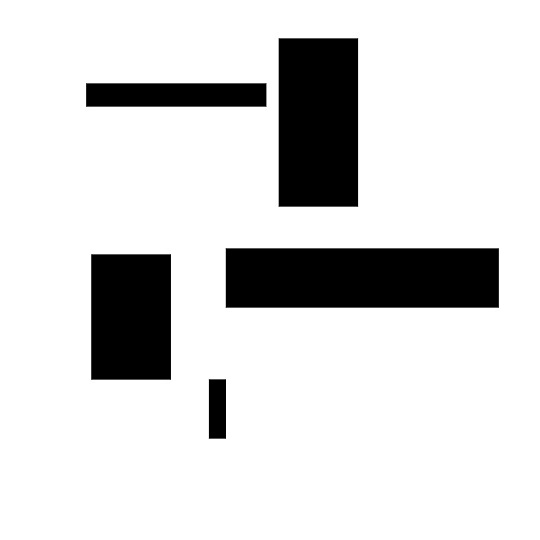
#> input picture New Attempt/Rectangles.jpg, 540 x 540 px
$ python CannyEdgeDetector.py.py
#> lines starting #> are read from the running program, lines starting #| are printed output that depends on the picture; after the words box and inside, x2 and y2 are one past the last pixel; in counts of white or black regions, pixels touching at a corner belong together
import cv2 as cv
import numpy as np
import math


Gaussian_kernal1 = np.array([[0.093124, 0.0118914, 0.093124],
                             [0.118914, 0.151845, 0.118914],
                             [0.093124, 0.118914, 0.093124]])


Gaussian_kernal2 = np.array([[0.102059, 0.115349, 0.102059],
                             [0.115349, 0.130371, 0.115349],
                             [0.102059, 0.115349, 0.102059]])

Gaussian_kernal3 = np.array([[0.012841, 0.026743, 0.03415, 0.026743, 0.012841],
                             [0.026743, 0.055697, 0.071122, 0.055697, 0.026743],
                             [0.03415, 0.071122, 0.090818, 0.071122, 0.03415],
                             [0.026743, 0.055697, 0.071122, 0.055697, 0.026743],
                             [0.012841, 0.026743, 0.03415, 0.026743, 0.012841]])

Sobel_kernelX = np.array([[1, 0, -1],
                          [2, 0, -2],
                          [1, 0, -1]])

Sobel_kernelY = np.array([[1, 2, 1],
                          [0, 0, 0],
                          [-1, -2, -1]])


Sobel_kernelX2 = np.array([[-1, -2, 0, 2, 1],
                           [-4, -10, 0, 10, 4],
                           [-7, -17, 0, 17, 7],
                           [-4, -10, 0, 10, 4],
                           [-1, -2, 0, -2, 1]])

Sobel_kernelY2 = np.array([[1, 4, 7, 4, 1],
                           [2, 10, 17, 10, 2],
                           [0, 0, 0, 0, 0],
                           [-2, -10, -17, -10, -2],
                           [-1, -4, -7, -4, -1]])


def GaussianBlur(ImageName, kernel_size, Gaussian_kernal):
    # Conversion of Image into a matrix
#> called with ImageName = 'Rectangles.jpg', kernel_size = (3, 3), Gaussian_kernal = array of shape (3, 3)
    image = cv.imread(ImageName)
#> image is the input picture: shape (540, 540, 3); min 0, max 255, mean 215.9
    image = cv.cvtColor(image, cv.COLOR_BGR2GRAY)  # Open Image Grayscale Mode
#> image: shape (540, 540)

    ImageMatrix = []  # Initialise a list to keep the Image in matrix form
    for r in range(0, image.shape[0]):
        row = []
        for c in range(0, image.shape[1]):
            row.append(image.item(r, c))
        ImageMatrix.append(row)
#> after the loop, ImageMatrix = 540 items
    # We have image in the form of matrix at this point.
    ImageMatrix = np.array(ImageMatrix)
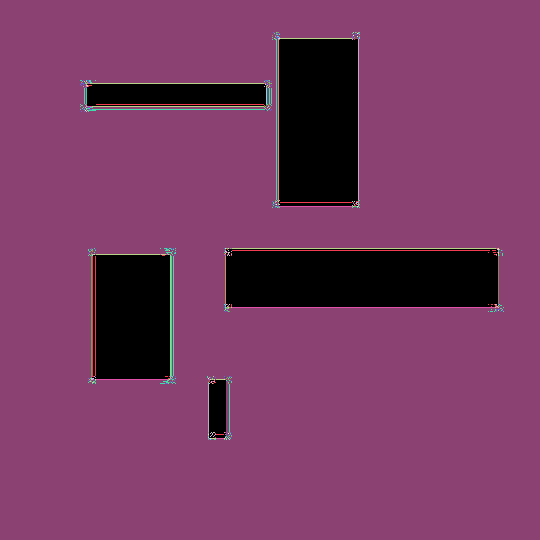
#> ImageMatrix: shape (540, 540) int64; 99 distinct labels, from 0 to 255; one colour per label, 0 black

    width = len(ImageMatrix[0])  # Width of the Image Matrix
#> width = 540
    height = len(ImageMatrix)  # Height of the Image Matrix
#> height = 540

    # Condition to check the squared kernel
    if kernel_size[0] == kernel_size[1] and kernel_size[0] > 2:
        # Pad the image to avoid any loss of information after convolution
        ImageMatrix = np.pad(ImageMatrix, kernel_size[0]-2, mode='constant')
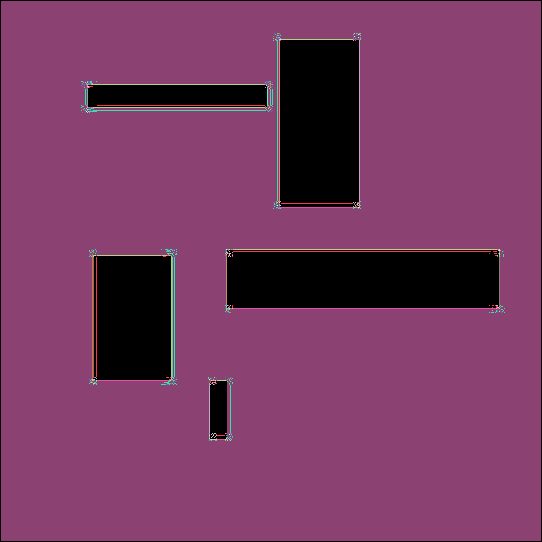
#> ImageMatrix: shape (542, 542) int64; 99 distinct labels, from 0 to 255; one colour per label, 0 black
    else:
        pass

    Main_Matrix = []
    for i in range(0, height-kernel_size[1]+1):
        for j in range(0, width-kernel_size[0]+1):
            Main_Matrix.append([
                [ImageMatrix[col][row]
                 for row in range(j, j + kernel_size[0])]
                for col in range(i, i + kernel_size[1])
            ])
#> after the loop, Main_Matrix = 289444 items

    Main_Matrix = np.array(Main_Matrix)

    Transformed_Matrix = []
    Main_Matrix = np.array(Main_Matrix)
    for Submatrix in Main_Matrix:
        Transformed_Matrix.append(
            np.sum(np.multiply(Submatrix, Gaussian_kernal)))
#> this loop made 289444 passes
#> Submatrix on passes 1 to 3: [[0, 0, 0], [0, 255, 255], [0, 255, 255]], [[0, 0, 0], [255, 255, 255], [255, 255, 255]], [[0, 0, 0], [255, 255, 255], [255, 255, 255]]
#> after the loop, Transformed_Matrix = 289444 items
    reshape_val = int(math.sqrt(Main_Matrix.shape[0]))
#> reshape_val = 538
    Transformed_Matrix = np.array(
        Transformed_Matrix).reshape(reshape_val, reshape_val)

    # Convert the Tranformed Matrix into an image and save it with a proper name.
    Name, Extension = ImageName.split('.')
    OutputImageName = str(Name+"_GaussianBlurred."+Extension)
    cv.imwrite(OutputImageName, Transformed_Matrix)
    return OutputImageName


def Gradient(image, kernel):
    image = cv.imread(image)

    image = cv.cvtColor(image, cv.COLOR_BGR2GRAY)

    image_row, image_col = image.shape
    kernel_row, kernel_col = kernel.shape

    output = np.zeros(image.shape)

    pad_height = int((kernel_row - 1) / 2)
    pad_width = int((kernel_col - 1) / 2)

    padded_image = np.zeros(
        (image_row + (2 * pad_height), image_col + (2 * pad_width)))

    padded_image[pad_height:padded_image.shape[0] - pad_height,
                 pad_width:padded_image.shape[1] - pad_width] = image

    for row in range(image_row):
        for col in range(image_col):
            output[row, col] = np.sum(
                kernel * padded_image[row:row + kernel_row, col:col + kernel_col])

    return output


def Non_Max_Suppression(Image, Angle):
    # Get the Image dimensions
    Image_Height = Image.shape[0]
    Image_Width = Image.shape[1]

    # Create a zero matrix with dimensions of image size
    Image_Matrix = np.zeros((Image_Height, Image_Width))
    for h in range(2, Image_Height-1):
        for w in range(2, Image_Width-1):
            if (-22.5 <= Angle[h, w] <= 22.5) or (-157.5 > Angle[h, w] >= -180):
                if Image[h, w] >= Image[h, w+1] and Image[h, w] >= Image[h, w-1]:
                    Image_Matrix[h, w] = Image[h, w]
                else:
                    Image_Matrix[h, w] = 0

            elif (22.5 <= Angle[h, w] <= 67.5) or (-112.5 > Angle[h, w] >= -157.5):
                if Image[h, w] >= Image[h+1, w+1] and Image[h, w] >= Image[h-1, w-1]:
                    Image_Matrix[h, w] = Image[h, w]
                else:
                    Image_Matrix[h, w] = 0

            elif (67.5 <= Angle[h, w] <= 112.5) or (-67.5 > Angle[h, w] >= -112.5):
                if Image[h, w] >= Image[h+1, w] and Image[h, w] >= Image[h-1, w]:
                    Image_Matrix[h, w] = Image[h, w]
                else:
                    Image_Matrix[h, w] = 0

            elif (112.5 <= Angle[h, w] <= 157.5) or (-22.5 > Angle[h, w] >= -67.5):
                if Image[h, w] >= Image[h+1, w-1] and Image[h, w] >= Image[h-1, w+1]:
                    Image_Matrix[h, w] = Image[h, w]
                else:
                    Image_Matrix[h, w] = 0

    return Image_Matrix


def HysteresisThreshold(Image, low, high):
    Image_Height = Image.shape[0]
    Image_Width = Image.shape[1]

    High_Threshold = np.max(Image)*high
    Low_Threshold = High_Threshold*low

    for h in range(2, Image_Height-1):
        for w in range(2, Image_Width-1):
            if Image[h, w] > High_Threshold:
                Image[h, w] = 1
            elif Image[h, w] < Low_Threshold:
                Image[h, w] = 0
            else:
                Image[h, w] = 0.5

    return Image


if __name__ == "__main__":
    BlurredImage = GaussianBlur(
        "Rectangles.jpg", Gaussian_kernal1.shape, Gaussian_kernal1)

    ImageX = Gradient(BlurredImage, Sobel_kernelX)
#> in Gradient, `output = np.zeros(image.shape)`: output: shape (538, 538) float64; every value is 0
#> in Gradient, `padded_image = np.zeros( (image_row + (2 * pad_height), image_col + (2..`: padded_image: shape (540, 540) float64; every value is 0
#> after the loop in Gradient, `for row in range(image_row):`:
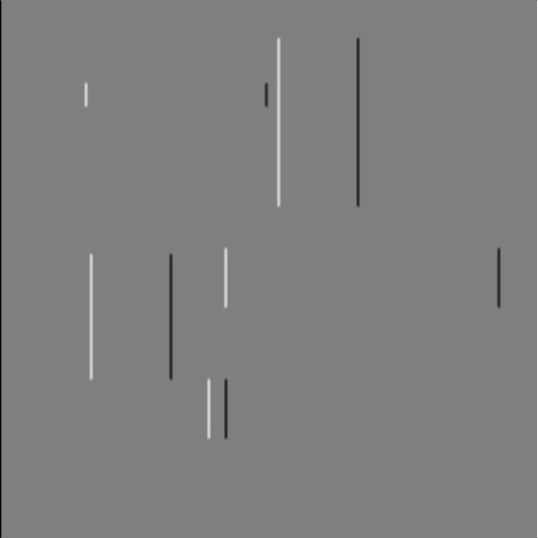
#> output: shape (538, 538) float64; min -915, max 914, mean -0.6; drawn with min black and max white

    ImageY = Gradient(BlurredImage, Sobel_kernelY)
#> call 2 of Gradient, with image = 'Rectangles_GaussianBlurred.jpg', kernel = array of shape (3, 3)
#> after the loop in Gradient (call 2), `for row in range(image_row):`:
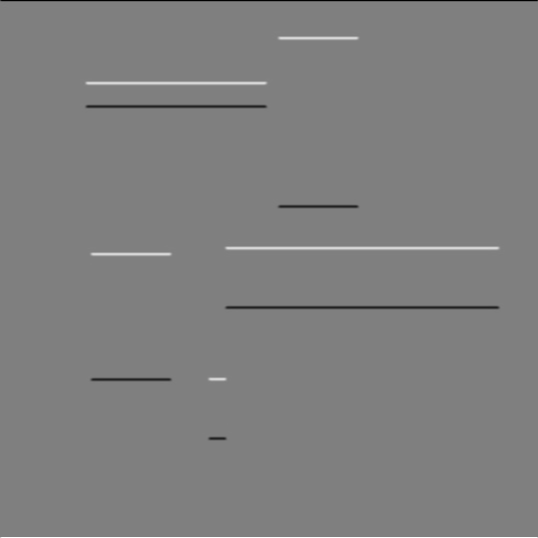
#> output: shape (538, 538) float64; min -916, max 913, mean -0.4; drawn with min black and max white

    Magnitude_Image = np.sqrt(ImageX**2 + ImageY**2)

    Angle_Image = np.arctan2(ImageY, ImageX)

    Image_NonMaxSuppression = Non_Max_Suppression(Magnitude_Image, Angle_Image)
#> after the loop in Non_Max_Suppression, `for h in range(2, Image_Height-1):`:
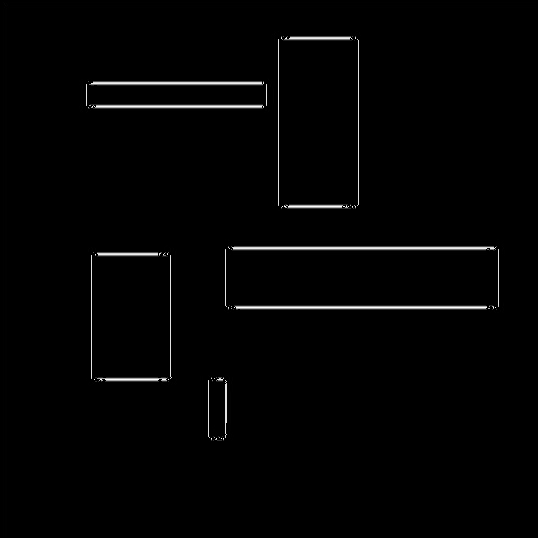
#> Image_Matrix: shape (538, 538) float64; min 0, max 676.1, mean 9; drawn with min black and max white

    Image_HysteresisThreshold = HysteresisThreshold(
        Image_NonMaxSuppression, 0.3, 0.7)
#> in HysteresisThreshold, `High_Threshold = np.max(Image)*high`: High_Threshold = 473.3
#> in HysteresisThreshold, `Low_Threshold = High_Threshold*low`: Low_Threshold = 142

    cv.imshow("ImageX", ImageX)
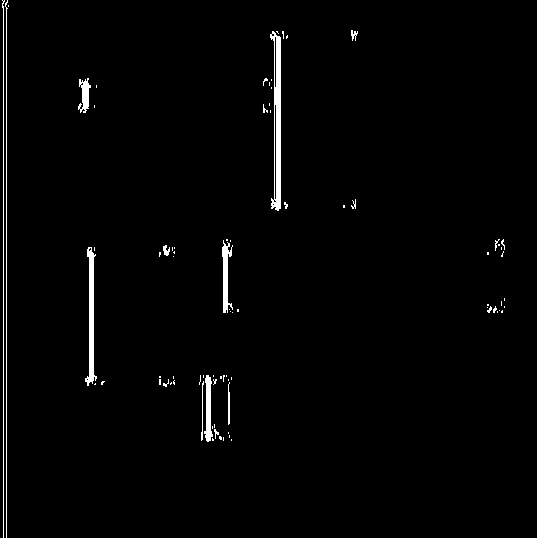
#> window 'ImageX': shape (538, 538); 1.8% white; 82 white regions (66 under 20 px), largest, box (x1, y1, x2, y2) and area: (270, 31, 281, 211) 1123, (85, 247, 97, 386) 720, (2, 0, 5, 538) 543
    cv.imshow("ImageY", ImageY)
    cv.imshow("Magnitude_Image", Magnitude_Image)
    cv.imshow("Angle_Image", Angle_Image)
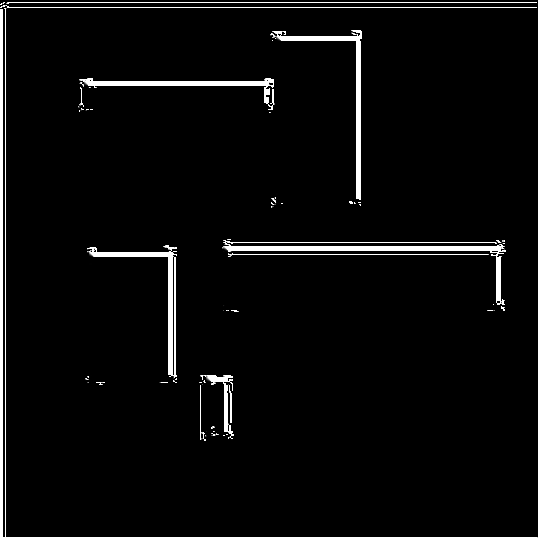
#> window 'Angle_Image': shape (538, 538); min 0, max 255, mean 9.3
    cv.imshow("Image_NonMaxSuppression", Image_NonMaxSuppression)
    cv.imshow("Image_HysImage_HysteresisThreshold", Image_HysteresisThreshold)
    cv.waitKey(0)
    cv.destroyAllWindows()
